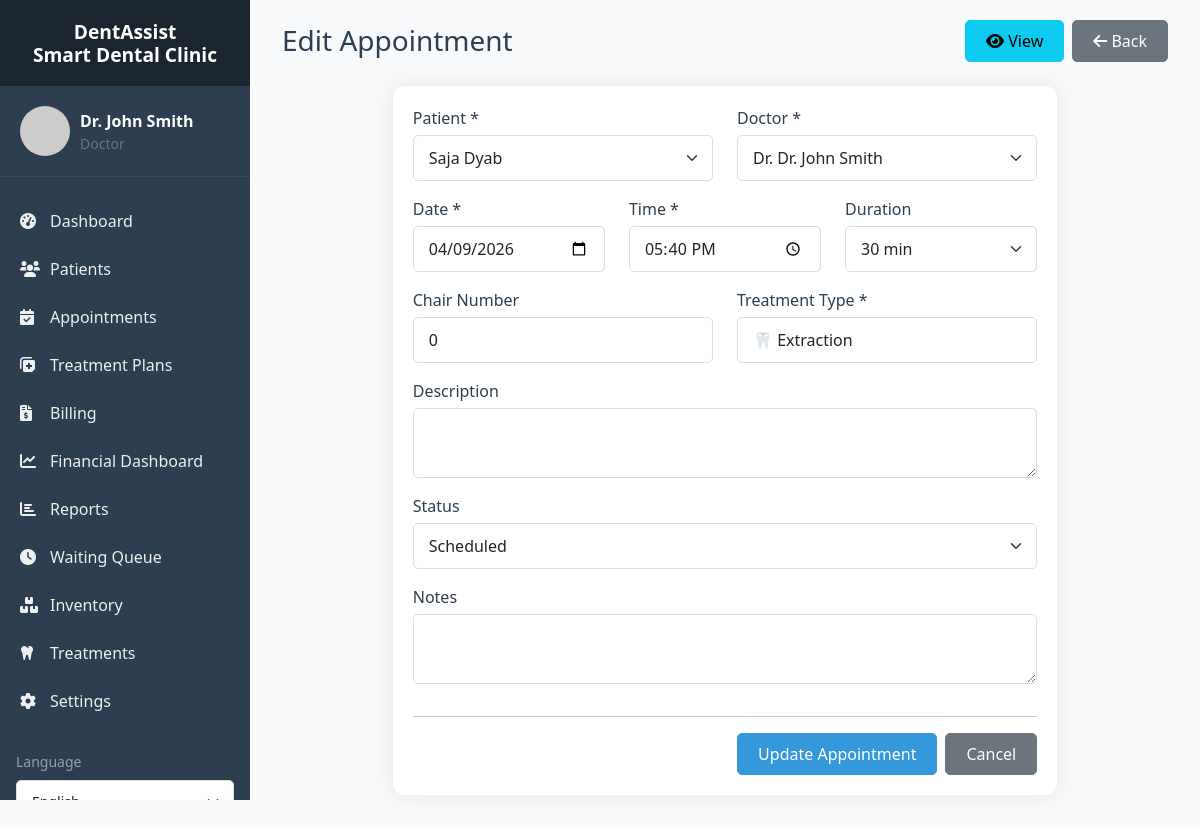
/appointments/edit.php?id=34 (signed in), run on the app's committed database.
### tables this page shows
CREATE TABLE `appointments` (
  `id` int(11) NOT NULL,
  `patient_id` int(11) NOT NULL,
  `doctor_id` int(11) NOT NULL,
  `appointment_date` date NOT NULL,
  `appointment_time` time NOT NULL,
  `duration` int(11) DEFAULT 30,
  `end_time` time GENERATED ALWAYS AS (addtime(`appointment_time`,sec_to_time(`duration` * 60))) VIRTUAL,
  `treatment_type` varchar(100) NOT NULL,
  `description` text DEFAULT NULL,
  `chair_number` int(11) DEFAULT NULL,
  `status` enum('scheduled','checked-in','in-treatment','completed','cancelled','no-show','follow-up') DEFAULT 'scheduled',
  `cancellation_reason` text DEFAULT NULL,
  `notes` text DEFAULT NULL,
  `reminder_sent_48h` tinyint(1) DEFAULT 0,
  `reminder_sent_24h` tinyint(1) DEFAULT 0,
  `reminder_sent_at` timestamp NULL DEFAULT NULL,
  `invoice_id` int(11) DEFAULT NULL,
  `created_at` timestamp NOT NULL DEFAULT current_timestamp(),
  `updated_at` timestamp NOT NULL DEFAULT current_timestamp() ON UPDATE current_timestamp(),
  `created_by` int(11) DEFAULT NULL
);

CREATE TABLE `patients` (
  `id` int(11) NOT NULL,
  `user_id` int(11) DEFAULT NULL,
  `full_name` varchar(100) NOT NULL,
  `date_of_birth` date DEFAULT NULL,
  `gender` enum('male','female','other') DEFAULT NULL,
  `phone` varchar(20) DEFAULT NULL,
  `email` varchar(100) DEFAULT NULL,
  `emergency_contact_name` varchar(100) DEFAULT NULL,
  `emergency_contact_phone` varchar(20) DEFAULT NULL,
  `emergency_contact_relation` varchar(50) DEFAULT NULL,
  `insurance_provider` varchar(100) DEFAULT NULL,
  `insurance_id` varchar(50) DEFAULT NULL,
  `insurance_type` enum('Private','Social Security','Medicaid','None') DEFAULT 'None',
  `insurance_coverage` int(11) DEFAULT 0,
  `medical_history` text DEFAULT NULL,
  `allergies` text DEFAULT NULL,
  `current_medications` text DEFAULT NULL,
  `past_surgeries` text DEFAULT NULL,
  `chronic_conditions` text DEFAULT NULL,
  `dental_history` text DEFAULT NULL,
  `previous_dentist` varchar(100) DEFAULT NULL,
  `last_visit_date` date DEFAULT NULL,
  `address_line1` varchar(255) DEFAULT NULL,
  `address_line2` varchar(255) DEFAULT NULL,
  `address` varchar(500) DEFAULT NULL,
  `city` varchar(100) DEFAULT NULL,
  `state` varchar(50) DEFAULT NULL,
  `postal_code` varchar(20) DEFAULT NULL,
  `country` varchar(50) DEFAULT 'USA',
  `points` int(11) DEFAULT 0,
  `subscription_type` enum('none','basic','premium','family') DEFAULT 'none',
  `subscription_start_date` date DEFAULT NULL,
  `subscription_end_date` date DEFAULT NULL,
  `referral_code` varchar(20) DEFAULT NULL,
  `referred_by` int(11) DEFAULT NULL,
  `created_at` timestamp NOT NULL DEFAULT current_timestamp(),
  `updated_at` timestamp NOT NULL DEFAULT current_timestamp() ON UPDATE current_timestamp(),
  `created_by` int(11) DEFAULT NULL,
  `subscription_status` enum('none','pending','active','expired') DEFAULT 'none'
);

### includes/db.php (called while the page is built, shortened)
<?php
class Database {
    private $host = DB_HOST;
    private $user = DB_USER;
    private $pass = DB_PASS;
    private $dbname = DB_NAME;
    private $conn;
    private static $instance = null;
    private function __construct() {
        try {
            $this->conn = new mysqli($this->host, $this->user, $this->pass, $this->dbname);
            $this->conn->set_charset("utf8mb4");
        } catch (Exception $e) {
            die("Database connection error: " . $e->getMessage());
        }
    }
    public static function getInstance() {
        if (self::$instance == null) {
            self::$instance = new Database();
        }
        return self::$instance;
    }
    public function query($sql, $params = [], $types = "") {
        $stmt = $this->conn->prepare($sql);
        if (!empty($params)) {
            if (empty($types)) {
                $types = $this->determineTypes($params);
            }
            $stmt->bind_param($types, ...$params);
        }
        $stmt->execute();
        return $stmt;
    }
    private function determineTypes($params) {
        $types = '';
        foreach ($params as $param) {
            if (is_int($param)) {
                $types .= 'i';
            } elseif (is_float($param)) {
                $types .= 'd';
            } elseif (is_string($param)) {
                $types .= 's';
            } else {
                $types .= 'b';
            }
        }
        return $types;
    }
    public function fetchOne($sql, $params = [], $types = "") {
        $stmt = $this->query($sql, $params, $types);
        $result = $stmt->get_result();
        if ($result && $result->num_rows > 0) {
            return $result->fetch_assoc();
        }
        return null;
    }
    public function fetchAll($sql, $params = [], $types = "") {
        $stmt = $this->query($sql, $params, $types);
        $result = $stmt->get_result();
        if ($result) {
            return $result->fetch_all(MYSQLI_ASSOC);
        }
        return [];
    }
}
?>

### appointments/edit.php (the view, shortened to what this page needs)
<?php
require_once '../includes/db.php';
$db = Database::getInstance();
$appointmentId = $_GET['id'] ?? 0;
$appointment = $db->fetchOne(
    "SELECT a.*, p.full_name as patient_name
     FROM appointments a
     JOIN patients p ON a.patient_id = p.id
     WHERE a.id = ?",
    [$appointmentId],
    "i"
);
$doctors = $db->fetchAll("SELECT id, full_name FROM users WHERE role = 'doctor' ORDER BY full_name");
$patients = $db->fetchAll("SELECT id, full_name FROM patients ORDER BY full_name");
include '../layouts/header.php';
?>
<div class="container-fluid">
    <div class="d-flex justify-content-between align-items-center mb-4 appointments-edit-header">
        <h1 class="h3 appointments-edit-title">Edit Appointment</h1>
        <div class="appointments-edit-actions">
            <a href="view.php?id=<?php echo $appointmentId; ?>" class="btn btn-info">
                <i class="fas fa-eye"></i> View
            </a>
            <a href="index.php" class="btn btn-secondary">
                <i class="fas fa-arrow-left"></i> Back
            </a>
        </div>
    </div>
    <div class="card appointment-edit-card">
        <div class="card-body">
            <form method="POST" action="">
                <div class="row">
                    <div class="col-md-6 mb-3">
                        <label class="form-label">Patient *</label>
                        <select class="form-select" name="patient_id" required>
                            <?php foreach ($patients as $p): ?>
                                <option value="<?php echo $p['id']; ?>" <?php echo $appointment['patient_id'] == $p['id'] ? 'selected' : ''; ?>>
                                    <?php echo htmlspecialchars($p['full_name']); ?>
                                </option>
                            <?php endforeach; ?>
                        </select>
                    </div>
                    <div class="col-md-6 mb-3">
                        <label class="form-label">Doctor *</label>
                        <select class="form-select" name="doctor_id" required>
                            <?php foreach ($doctors as $doc): ?>
                                <option value="<?php echo $doc['id']; ?>" <?php echo $appointment['doctor_id'] == $doc['id'] ? 'selected' : ''; ?>>
                                    Dr. <?php echo htmlspecialchars($doc['full_name']); ?>
                                </option>
                            <?php endforeach; ?>
                        </select>
                    </div>
                    <div class="col-md-4 mb-3">
                        <label class="form-label">Date *</label>
                        <input type="date" class="form-control" name="appointment_date"
                               value="<?php echo $appointment['appointment_date']; ?>" required>
                    </div>
                    <div class="col-md-4 mb-3">
                        <label class="form-label">Time *</label>
                        <input type="time" class="form-control" name="appointment_time"
                               value="<?php echo substr($appointment['appointment_time'], 0, 5); ?>" required>
                    </div>
                    <div class="col-md-4 mb-3">
                        <label class="form-label">Duration</label>
                        <select class="form-select" name="duration">
                            <option value="30" <?php echo $appointment['duration'] == 30 ? 'selected' : ''; ?>>30 min</option>
                        </select>
                    </div>
                    <div class="col-md-6 mb-3">
                        <label class="form-label">Chair Number</label>
                        <input type="number" class="form-control" name="chair_number" min="1" max="10"
                               value="<?php echo $appointment['chair_number']; ?>">
                    </div>
                    <div class="col-md-6 mb-3">
                        <label class="form-label">Treatment Type *</label>
                        <input type="text" class="form-control" name="treatment_type"
                               value="<?php echo htmlspecialchars($appointment['treatment_type']); ?>" required>
                    </div>
                    <div class="col-12 mb-3">
                        <label class="form-label">Description</label>
                        <textarea class="form-control" name="description" rows="2"><?php echo htmlspecialchars($appointment['description']); ?></textarea>
                    </div>
                    <div class="col-12 mb-3">
                        <label class="form-label">Status</label>
                        <select class="form-select" name="status">
                            <option value="scheduled" <?php echo $appointment['status'] == 'scheduled' ? 'selected' : ''; ?>>Scheduled</option>
                        </select>
                    </div>
                    <div class="col-12 mb-3">
                        <label class="form-label">Notes</label>
                        <textarea class="form-control" name="notes" rows="2"><?php echo htmlspecialchars($appointment['notes']); ?></textarea>
                    </div>
                </div>
                <hr>
                <div class="d-flex justify-content-end gap-2 appointment-edit-form-actions">
                    <button type="submit" class="btn btn-primary">Update Appointment</button>
                    <a href="view.php?id=<?php echo $appointmentId; ?>" class="btn btn-secondary">Cancel</a>
                </div>
            </form>
        </div>
    </div>
</div>
<?php include '../layouts/footer.php'; ?>

### assets/css/style.css (style rules this page uses)
:root { --primary-color: #3498db; --secondary-color: #2c3e50; --success-color: #28a745; --danger-color: #dc3545; --warning-color: #ffc107; --info-color: #17a2b8; --light-color: #f8f9fa; --dark-color: #343a40; }
body { font-family: 'Segoe UI', Tahoma, Geneva, Verdana, sans-serif; background-color: #f8f9fa; margin: 0; padding: 0; }
h1, h2, h3, h4, h5, h6 { color: var(--secondary-color); font-weight: 600; }
.card { border: none; border-radius: 10px; box-shadow: 0 0 20px rgba(0,0,0,0.08); margin-bottom: 20px; }
.card-body { padding: 20px; }
.btn { border-radius: 5px; padding: 8px 20px; font-weight: 500; transition: all 0.3s; }
.btn-primary { background-color: var(--primary-color); border-color: var(--primary-color); }
.form-control, .form-select { border-radius: 5px; border: 1px solid #ddd; padding: 10px 15px; transition: all 0.3s; }
.form-label { font-weight: 500; color: var(--secondary-color); margin-bottom: 5px; }

### appointments/edit.php (style rules this page uses)
.appointments-edit-header { flex-wrap: wrap; gap: 0.75rem; }
.appointments-edit-title { margin-bottom: 0; }
.appointments-edit-actions { display: flex; flex-wrap: wrap; gap: 0.5rem; }
.appointment-edit-card { max-width: 75%; margin: 0 auto 1rem; border-radius: 12px; }

### data on the page
appointments: patient_id "Saja Dyab", doctor_id "Dr. Dr. John Smith", appointment_date "04/09/2026", appointment_time "17:40", duration "30 min", chair_number "0", treatment_type "🦷 Extraction", status "Scheduled"

### other printed values
SITE_NAME "DentAssist Smart Dental Clinic"
$_SESSION['full_name'] "Dr. John Smith"
$role "Doctor"
__('dashboard', 'Dashboard') "Dashboard"
__('patients', 'Patients') "Patients"
__('appointments', 'Appointments') "Appointments"
__('treatment_plans', 'Treatment Plans') "Treatment Plans"
__('billing', 'Billing') "Billing"
__('financial_dashboard', 'Financial Dashboard') "Financial Dashboard"
__('reports', 'Reports') "Reports"
__('queue', 'Waiting Queue') "Waiting Queue"
__('inventory', 'Inventory') "Inventory"
__('treatments', 'Treatments') "Treatments"
__('settings', 'Settings') "Settings"
__('language', 'Language') "Language"
